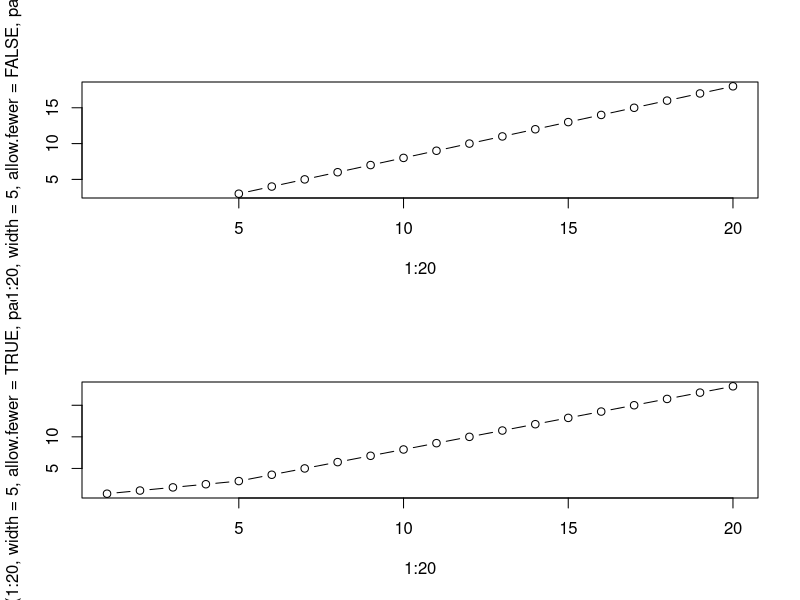
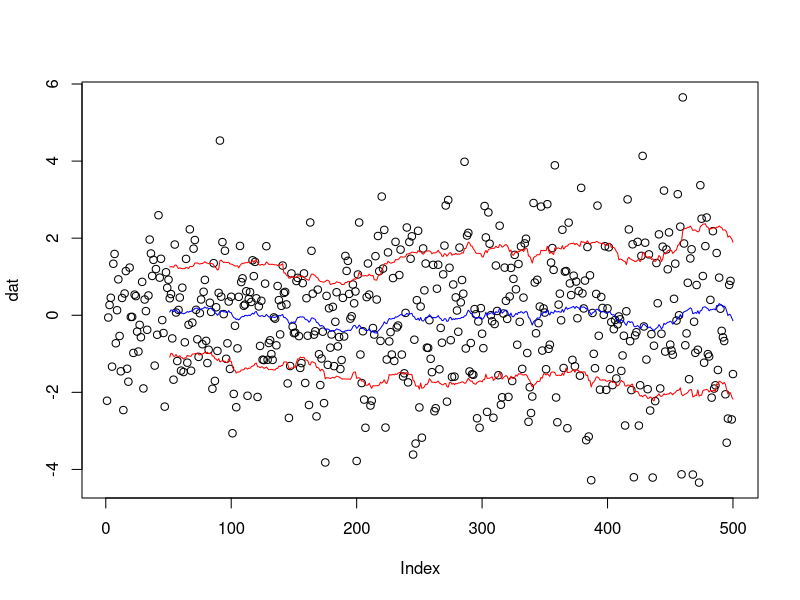
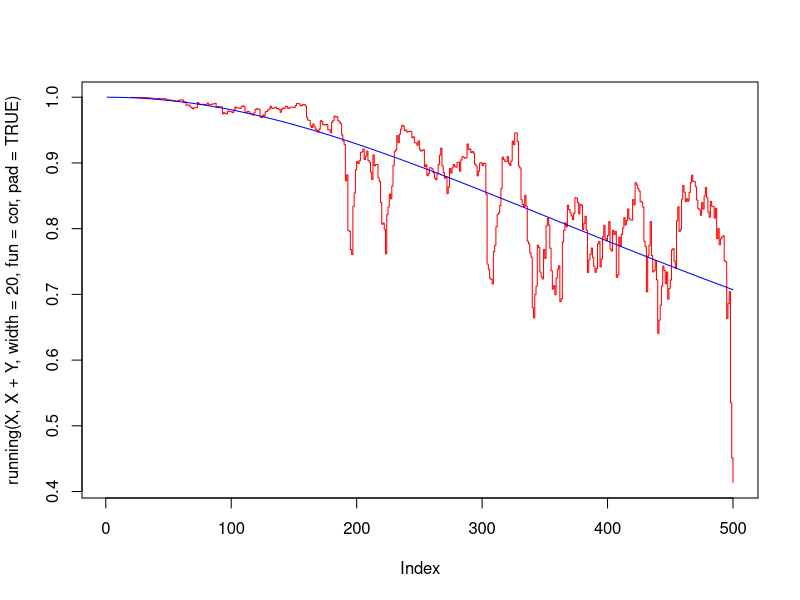

Recreate these plots in R, in order.
library(gtools)


### Name: running
### Title: Apply a Function Over Adjacent Subsets of a Vector
### Aliases: running
### Keywords: misc

### ** Examples


# show effect of pad
running(1:20, width=5)
running(1:20, width=5, pad=TRUE)

# show effect of align
running(1:20, width=5, align="left", pad=TRUE)
running(1:20, width=5, align="center", pad=TRUE)
running(1:20, width=5, align="right", pad=TRUE)

# show effect of simplify
running(1:20, width=5, fun=function(x) x )  # matrix
running(1:20, width=5, fun=function(x) x, simplify=FALSE) # list

# show effect of by
running(1:20, width=5)       # normal
running(1:20, width=5, by=5) # non-overlapping
running(1:20, width=5, by=2) # starting every 2nd


# Use 'pad' to ensure correct length of vector, also show the effect
# of allow.fewer.
par(mfrow=c(2,1))
plot(1:20, running(1:20, width=5, allow.fewer=FALSE, pad=TRUE), type="b")
plot(1:20, running(1:20, width=5, allow.fewer=TRUE,  pad=TRUE), type="b")
par(mfrow=c(1,1))

# plot running mean and central 2 standard deviation range
# estimated by *last* 40 observations
dat <- rnorm(500, sd=1 + (1:500)/500 )
plot(dat)
sdfun <- function(x,sign=1) mean(x) + sign * sqrt(var(x))
lines(running(dat, width=51, pad=TRUE, fun=mean), col="blue")
lines(running(dat, width=51, pad=TRUE, fun=sdfun, sign=-1), col="red")
lines(running(dat, width=51, pad=TRUE, fun=sdfun, sign= 1), col="red")


# plot running correlation estimated by last 40 observations (red)
# against the true local correlation (blue)
sd.Y <- seq(0,1,length=500)

X <- rnorm(500, sd=1)
Y <- rnorm(500, sd=sd.Y)

plot(running(X,X+Y,width=20,fun=cor,pad=TRUE),col="red",type="s")

r <- 1 / sqrt(1 + sd.Y^2) # true cor of (X,X+Y)
lines(r,type="l",col="blue")
